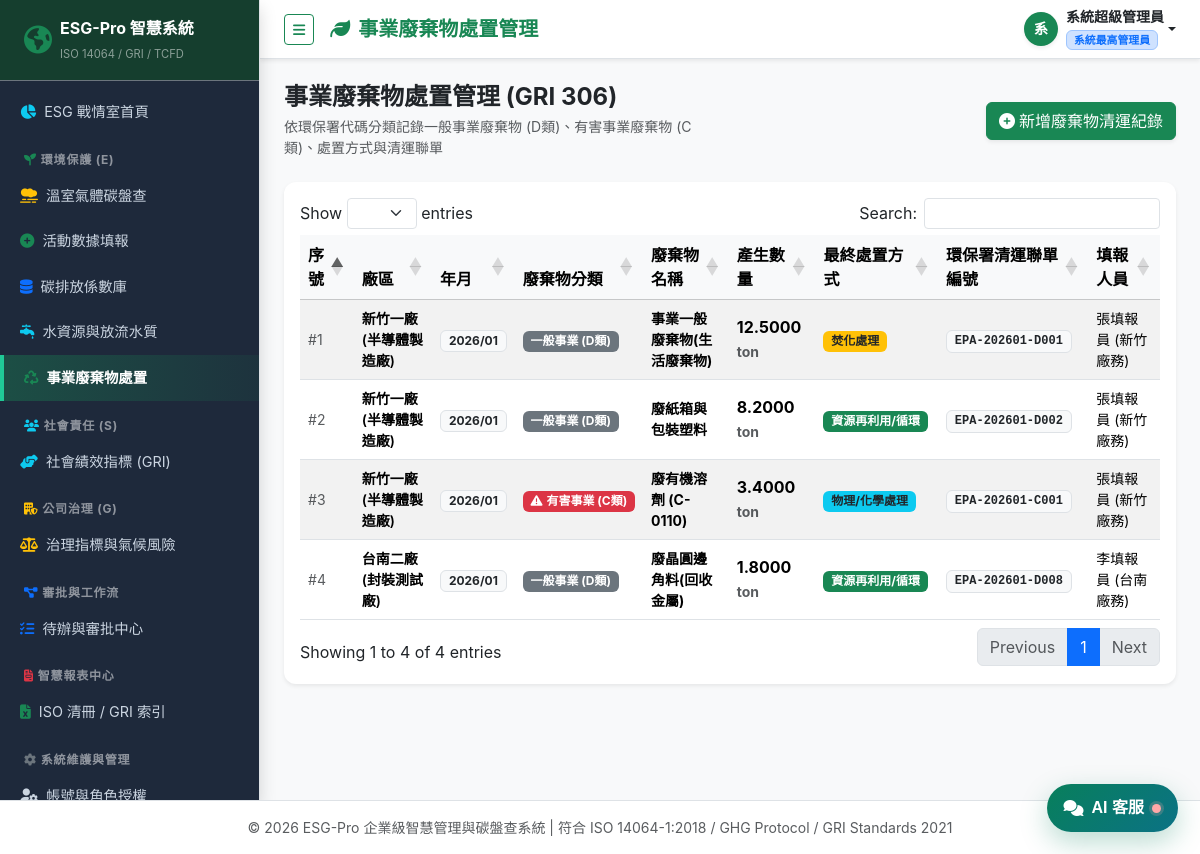
The app's page /environment/waste (signed in) with its own data.
### tables this page shows
CREATE TABLE IF NOT EXISTS `sys_users` (
    `id` INT UNSIGNED AUTO_INCREMENT PRIMARY KEY,
    `username` VARCHAR(50) NOT NULL UNIQUE COMMENT '登入帳號',
    `password_hash` VARCHAR(255) NOT NULL COMMENT 'Bcrypt加密雜湊密碼',
    `real_name` VARCHAR(50) NOT NULL COMMENT '真實中文姓名',
    `email` VARCHAR(100) NOT NULL COMMENT '電子信箱',
    `phone` VARCHAR(30) NULL COMMENT '分機或手機',
    `org_id` INT UNSIGNED NOT NULL COMMENT '所屬組織/部門',
    `role_id` INT UNSIGNED NOT NULL COMMENT '指派角色',
    `status` TINYINT(1) NOT NULL DEFAULT 1 COMMENT '帳號狀態 (1:啟用, 0:停用)',
    `failed_attempts` INT NOT NULL DEFAULT 0 COMMENT '連續密碼錯誤次數',
    `locked_until` DATETIME NULL DEFAULT NULL COMMENT '帳號鎖定截止時間',
    `last_login_at` DATETIME NULL COMMENT '最後登入時間',
    `last_login_ip` VARCHAR(45) NULL COMMENT '最後登入IP',
    `created_at` DATETIME NOT NULL DEFAULT CURRENT_TIMESTAMP,
    `updated_at` DATETIME NULL ON UPDATE CURRENT_TIMESTAMP,
    INDEX `idx_org` (`org_id`),
    INDEX `idx_role` (`role_id`),
    CONSTRAINT `fk_user_org` FOREIGN KEY (`org_id`) REFERENCES `sys_organizations` (`id`) ON DELETE RESTRICT,
    CONSTRAINT `fk_user_role` FOREIGN KEY (`role_id`) REFERENCES `sys_roles` (`id`) ON DELETE RESTRICT
);

CREATE TABLE IF NOT EXISTS `sys_roles` (
    `id` INT UNSIGNED AUTO_INCREMENT PRIMARY KEY,
    `role_key` VARCHAR(50) NOT NULL UNIQUE COMMENT '角色識別代碼',
    `role_name` VARCHAR(50) NOT NULL COMMENT '角色中文名稱',
    `description` VARCHAR(255) NULL COMMENT '角色權責說明',
    `permissions` TEXT NULL COMMENT '功能權限集合(JSON格式)',
    `created_at` DATETIME NOT NULL DEFAULT CURRENT_TIMESTAMP
);

CREATE TABLE IF NOT EXISTS `esg_waste_records` (
    `id` BIGINT UNSIGNED AUTO_INCREMENT PRIMARY KEY,
    `org_id` INT UNSIGNED NOT NULL COMMENT '廠區/部門',
    `record_year` INT(4) NOT NULL COMMENT '年度',
    `record_month` TINYINT(2) NOT NULL COMMENT '月份 (1-12)',
    `waste_category` ENUM('general_D', 'hazardous_C') NOT NULL DEFAULT 'general_D' COMMENT '廢棄物類別(D類一般/C類有害)',
    `waste_name` VARCHAR(100) NOT NULL COMMENT '廢棄物名稱 (如: 生活垃圾、廢金屬、廢有機溶劑)',
    `amount` DECIMAL(12,4) NOT NULL DEFAULT 0.0000 COMMENT '數量',
    `unit` VARCHAR(20) NOT NULL DEFAULT 'ton' COMMENT '單位 (ton/kg)',
    `disposal_method` ENUM('incineration', 'landfill', 'physical', 'recycling') NOT NULL COMMENT '處置方式 (焚化/掩埋/物理/再利用)',
    `tracking_number` VARCHAR(100) NULL COMMENT '環保署清運三聯單號',
    `status` VARCHAR(20) NOT NULL DEFAULT 'draft' COMMENT '狀態',
    `user_id` INT UNSIGNED NOT NULL COMMENT '填報人',
    `approver_id` INT UNSIGNED NULL DEFAULT NULL COMMENT '審核人',
    `reject_reason` TEXT NULL,
    `created_at` DATETIME NOT NULL DEFAULT CURRENT_TIMESTAMP,
    `updated_at` DATETIME NULL ON UPDATE CURRENT_TIMESTAMP,
    INDEX `idx_waste_org_year` (`org_id`, `record_year`),
    CONSTRAINT `fk_waste_org` FOREIGN KEY (`org_id`) REFERENCES `sys_organizations` (`id`) ON DELETE RESTRICT,
    CONSTRAINT `fk_waste_user` FOREIGN KEY (`user_id`) REFERENCES `sys_users` (`id`) ON DELETE RESTRICT
);

CREATE TABLE IF NOT EXISTS `sys_organizations` (
    `id` INT UNSIGNED AUTO_INCREMENT PRIMARY KEY,
    `org_code` VARCHAR(50) NOT NULL UNIQUE COMMENT '組織代碼',
    `org_name` VARCHAR(100) NOT NULL COMMENT '組織名稱',
    `org_type` ENUM('group', 'company', 'plant', 'dept') NOT NULL DEFAULT 'dept' COMMENT '層級類型',
    `parent_id` INT UNSIGNED NULL DEFAULT NULL COMMENT '父組織ID',
    `leader_name` VARCHAR(50) NULL DEFAULT NULL COMMENT '負責人姓名',
    `contact_phone` VARCHAR(30) NULL DEFAULT NULL COMMENT '聯絡電話',
    `contact_email` VARCHAR(100) NULL DEFAULT NULL COMMENT '聯絡信箱',
    `sort_order` INT NOT NULL DEFAULT 0 COMMENT '排序',
    `created_at` DATETIME NOT NULL DEFAULT CURRENT_TIMESTAMP,
    `updated_at` DATETIME NULL ON UPDATE CURRENT_TIMESTAMP,
    INDEX `idx_parent` (`parent_id`),
    CONSTRAINT `fk_org_parent` FOREIGN KEY (`parent_id`) REFERENCES `sys_organizations` (`id`) ON DELETE SET NULL
);

### views/environment/waste.php (the view, shortened to what the rows shown need)
<div class="row align-items-center mb-4">
    <div class="col-md-6">
        <h4 class="fw-bold mb-1 text-dark">事業廢棄物處置管理 (GRI 306)</h4>
        <p class="text-muted small mb-0">依環保署代碼分類記錄一般事業廢棄物 (D類)、有害事業廢棄物 (C類)、處置方式與清運聯單</p>
    </div>
    <div class="col-md-6 text-md-end mt-3 mt-md-0">
        <?php if (Auth::can('environment', 'create')): ?>
        <button class="btn btn-success shadow-sm" data-bs-toggle="modal" data-bs-target="#wasteModal">
            <i class="fa-solid fa-plus-circle me-1"></i>新增廢棄物清運紀錄
        </button>
        <?php endif; ?>
    </div>
</div>
<div class="card p-3 shadow-sm">
    <div class="table-responsive">
        <table class="table table-hover table-striped align-middle data-table">
            <thead class="table-light">
                <tr>
                    <th>序號</th>
                    <th>廠區</th>
                    <th>年月</th>
                    <th>廢棄物分類</th>
                    <th>廢棄物名稱</th>
                    <th>產生數量</th>
                    <th>最終處置方式</th>
                    <th>環保署清運聯單編號</th>
                    <th>填報人員</th>
                </tr>
            </thead>
            <tbody>
                <?php foreach ($records as $r): ?>
                <tr>
                    <td class="text-muted small">#<?= $r['id'] ?></td>
                    <td class="fw-semibold small"><?= Security::e($r['org_name']) ?></td>
                    <td><span class="badge bg-light text-dark border"><?= $r['record_year'] ?>/<?= sprintf('%02d', $r['record_month']) ?></span></td>
                    <td>
                        <?php if ($r['waste_category'] === 'hazardous_C'): ?>
                            <span class="badge bg-danger"><i class="fa-solid fa-triangle-exclamation me-1"></i>有害事業 (C類)</span>
                        <?php else: ?>
                            <span class="badge bg-secondary">一般事業 (D類)</span>
                        <?php endif; ?>
                    </td>
                    <td class="fw-bold small"><?= Security::e($r['waste_name']) ?></td>
                    <td class="fw-bold fs-6">
                        <?= number_format((float)$r['amount'], 4) ?> <small class="text-muted"><?= Security::e($r['unit']) ?></small>
                    </td>
                    <td>
                        <?php
                            $dispMap = [
                                'incineration' => ['label' => '焚化處理', 'class' => 'bg-warning text-dark'],
                                'landfill'     => ['label' => '衛生掩埋', 'class' => 'bg-secondary'],
                                'physical'     => ['label' => '物理/化學處理', 'class' => 'bg-info text-dark'],
                                'recycling'    => ['label' => '資源再利用/循環', 'class' => 'bg-success']
                            ];
                            $disp = $dispMap[$r['disposal_method']] ?? ['label' => $r['disposal_method'], 'class' => 'bg-light text-dark'];
                        ?>
                        <span class="badge <?= $disp['class'] ?>"><?= $disp['label'] ?></span>
                    </td>
                    <td>
                        <?php if (!empty($r['tracking_number'])): ?>
                            <span class="badge bg-light text-dark border font-monospace"><?= Security::e($r['tracking_number']) ?></span>
                        <?php else: ?>
                            <span class="text-muted small">無單號</span>
                        <?php endif; ?>
                    </td>
                    <td class="small"><?= Security::e($r['submitter_name']) ?></td>
                </tr>
                <?php endforeach; ?>
            </tbody>
        </table>
    </div>
</div>

### core/Router.php (shortened to what the rows shown need)
<?php
class Router {
    private array $routes = [];
    private function addRoute(string $method, string $path, array $handler): void {
        $pattern = preg_replace('/\{([a-zA-Z0-9_]+)\}/', '(?P<$1>[^/]+)', $path);
        $pattern = '#^' . $pattern . '$#';
        $this->routes[] = [
            'method'  => $method,
            'pattern' => $pattern,
            'handler' => $handler
        ];
    }
    public function dispatch(): void {
        $method = $_SERVER['REQUEST_METHOD'];
        $uri = parse_url($_SERVER['REQUEST_URI'], PHP_URL_PATH);
        $base = '/esg';
        if (str_starts_with($uri, $base)) {
            $uri = substr($uri, strlen($base));
        }
        $uri = '/' . ltrim($uri, '/');
        foreach ($this->routes as $route) {
            if ($route['method'] === $method && preg_match($route['pattern'], $uri, $matches)) {
                [$controllerClass, $action] = $route['handler'];
                $params = array_filter($matches, 'is_string', ARRAY_FILTER_USE_KEY);
                $controller = new $controllerClass();
                call_user_func_array([$controller, $action], $params);
                return;
            }
        }
    }
}

### views/layouts/header.php (shortened to what the rows shown need)
<?php
$currentUser = Auth::user();
?>
<!DOCTYPE html>
<html lang="zh-Hant-TW">
<head>
    <link href="https://cdn.jsdelivr.net/npm/bootstrap@5.3.2/dist/css/bootstrap.min.css" rel="stylesheet">
    <link href="https://cdnjs.cloudflare.com/ajax/libs/font-awesome/6.4.2/css/all.min.css" rel="stylesheet">
    <link href="https://cdn.datatables.net/1.13.7/css/dataTables.bootstrap5.min.css" rel="stylesheet">
    <link href="/esg/assets/css/custom.css" rel="stylesheet">
    <link href="/esg/assets/css/ai-assistant.css" rel="stylesheet">
</head>
<body class="bg-light">
<div class="d-flex" id="wrapper">
    <?php require __DIR__ . '/sidebar.php'; ?>
    <div id="page-content-wrapper">
        <nav class="navbar navbar-expand-lg navbar-white bg-white border-bottom shadow-sm px-3 px-md-4 py-2">
            <div class="container-fluid p-0">
                <button class="btn btn-outline-success btn-sm me-2 me-md-3" id="sidebarToggle" aria-label="切換選單">
                    <i class="fa-solid fa-bars"></i>
                </button>
                <h5 class="m-0 text-success fw-bold d-none d-md-block">
                    <i class="fa-solid fa-leaf text-success me-2"></i><?= Security::e($pageTitle ?? 'ESG 永續戰情室') ?>
                </h5>
                <div class="ms-auto d-flex align-items-center">
                    <div class="dropdown">
                        <a class="nav-link dropdown-toggle d-flex align-items-center text-dark p-0" href="#" role="button" data-bs-toggle="dropdown" aria-expanded="false">
                            <div class="avatar bg-success text-white rounded-circle d-flex align-items-center justify-content-center me-1 me-sm-2 shadow-sm" style="width: 34px; height: 34px; font-weight: 600; font-size: 0.9rem;">
                                <?= mb_substr($currentUser['real_name'] ?? 'U', 0, 1) ?>
                            </div>
                            <div class="d-none d-sm-block text-start">
                                <div class="fw-bold small lh-sm"><?= Security::e($currentUser['real_name'] ?? '') ?></div>
                                <span class="badge bg-primary-subtle text-primary border border-primary-subtle" style="font-size: 0.68rem;">
                                    <?= Security::e($currentUser['role_name'] ?? '') ?>
                                </span>
                            </div>
                        </a>
                    </div>
                </div>
            </div>
        </nav>
        <div class="container-fluid px-2 px-sm-3 px-md-4 py-3 py-md-4">

### records on screen
sys_users: real_name "系", real_name "系統超級管理員", role.role_name "系統最高管理員"
esg_waste_records: id "4", org.org_name "台南二廠 (封裝測試廠)", record_year "2026", record_month "01", waste_category "一般事業 (D類)", waste_name "廢晶圓邊角料(回收金屬)", amount "1.8000", unit "ton", disposal_method "資源再利用/循環", tracking_number "EPA-202601-D008", user.real_name "李填報員 (台南廠務)"
esg_waste_records: id "3", org.org_name "新竹一廠 (半導體製造廠)", record_year "2026", record_month "01", waste_category "hazardous_C" (drawn), waste_name "廢有機溶劑 (C-0110)", amount "3.4000", unit "ton", disposal_method "物理/化學處理", tracking_number "EPA-202601-C001", user.real_name "張填報員 (新竹廠務)"
esg_waste_records: id "2", org.org_name "新竹一廠 (半導體製造廠)", record_year "2026", record_month "01", waste_category "一般事業 (D類)", waste_name "廢紙箱與包裝塑料", amount "8.2000", unit "ton", disposal_method "資源再利用/循環", tracking_number "EPA-202601-D002", user.real_name "張填報員 (新竹廠務)"
esg_waste_records: id "1", org.org_name "新竹一廠 (半導體製造廠)", record_year "2026", record_month "01", waste_category "一般事業 (D類)", waste_name "事業一般廢棄物(生活廢棄物)", amount "12.5000", unit "ton", disposal_method "焚化處理", tracking_number "EPA-202601-D001", user.real_name "張填報員 (新竹廠務)"
